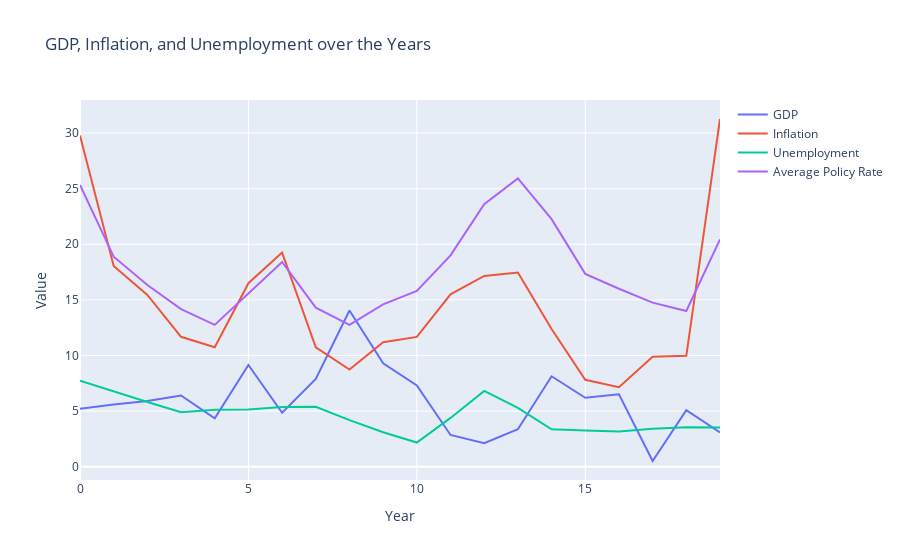

The notebook cell this image was saved under:
### Code cell
# Create a trace for each indicator
gdp_trace = go.Scatter(x=data.index, y=data['GDP'], mode='lines', name='GDP')
inflation_trace = go.Scatter(x=data.index, y=data['Inflation'], mode='lines', name='Inflation')
unemployment_trace = go.Scatter(x=data.index, y=data['Unemployment'], mode='lines', name='Unemployment')
policy_rate_trace = go.Scatter(x=data.index, y=data['Average Policy Rate'], mode='lines', name='Average Policy Rate')

# Create a layout
layout = go.Layout(title='GDP, Inflation, and Unemployment over the Years', xaxis=dict(title='Year'), yaxis=dict(title='Value'))

# Create a Figure and add the traces
fig = go.Figure(data=[gdp_trace, inflation_trace, unemployment_trace, policy_rate_trace ], layout=layout)

# Show the figure
fig.show()

### Figure 1 — Plotly figure (JSON) as saved in the notebook; plotly's stock layout.template omitted (floating-point values rounded to 4 significant figures)
{"data": [{"mode": "lines", "name": "GDP", "type": "scatter", "x": [0, 1, 2, 3, 4, 5, 6, 7, 8, 9, 10, 11, 12, 13, 14, 15, 16, 17, 18, 19], "y": [5.2, 5.6, 5.9, 6.4, 4.347, 9.15, 4.844, 7.9, 14.05, 9.293, 7.313, 2.856, 2.121, 3.373, 8.129, 6.2, 6.508, 0.5139, 5.076, 3.078]}, {"mode": "lines", "name": "Inflation", "type": "scatter", "x": [0, 1, 2, 3, 4, 5, 6, 7, 8, 9, 10, 11, 12, 13, 14, 15, 16, 17, 18, 19], "y": [29.77, 18.04, 15.44, 11.68, 10.73, 16.49, 19.25, 10.73, 8.728, 11.19, 11.67, 15.49, 17.15, 17.45, 12.37, 7.809, 7.144, 9.887, 9.971, 31.26]}, {"mode": "lines", "name": "Unemployment", "type": "scatter", "x": [0, 1, 2, 3, 4, 5, 6, 7, 8, 9, 10, 11, 12, 13, 14, 15, 16, 17, 18, 19], "y": [7.736, 6.757, 5.814, 4.9, 5.121, 5.143, 5.379, 5.38, 4.191, 3.102, 2.17, 4.387, 6.81, 5.295, 3.37, 3.254, 3.17, 3.419, 3.557, 3.518]}, {"mode": "lines", "name": "Average Policy Rate", "type": "scatter", "x": [0, 1, 2, 3, 4, 5, 6, 7, 8, 9, 10, 11, 12, 13, 14, 15, 16, 17, 18, 19], "y": [25.33, 18.88, 16.33, 14.17, 12.75, 15.56, 18.4, 14.3, 12.75, 14.6, 15.8, 19, 23.6, 25.92, 22.25, 17.33, 16, 14.75, 14, 20.43]}], "layout": {"title": {"text": "GDP, Inflation, and Unemployment over the Years"}, "xaxis": {"title": {"text": "Year"}}, "yaxis": {"title": {"text": "Value"}}}}
